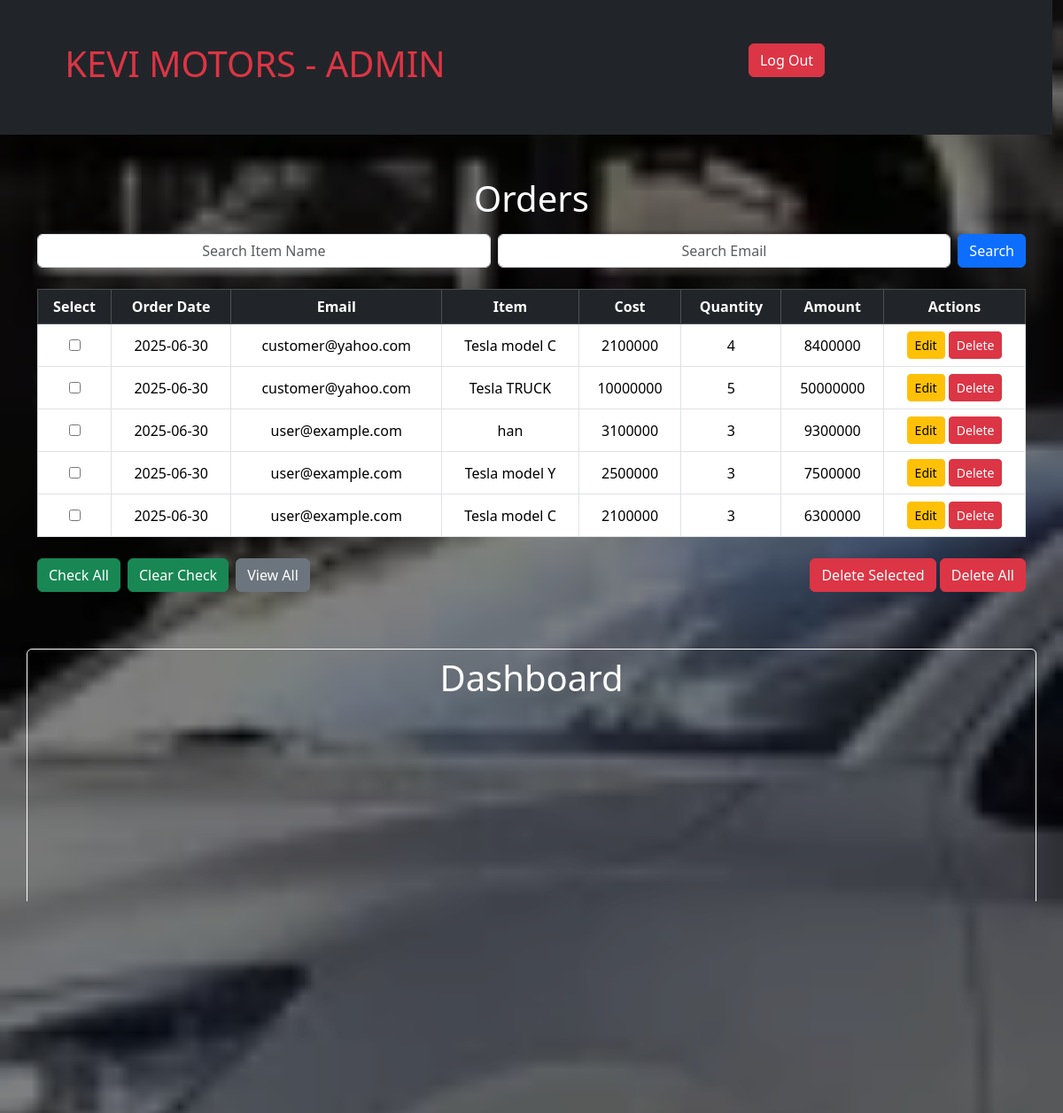
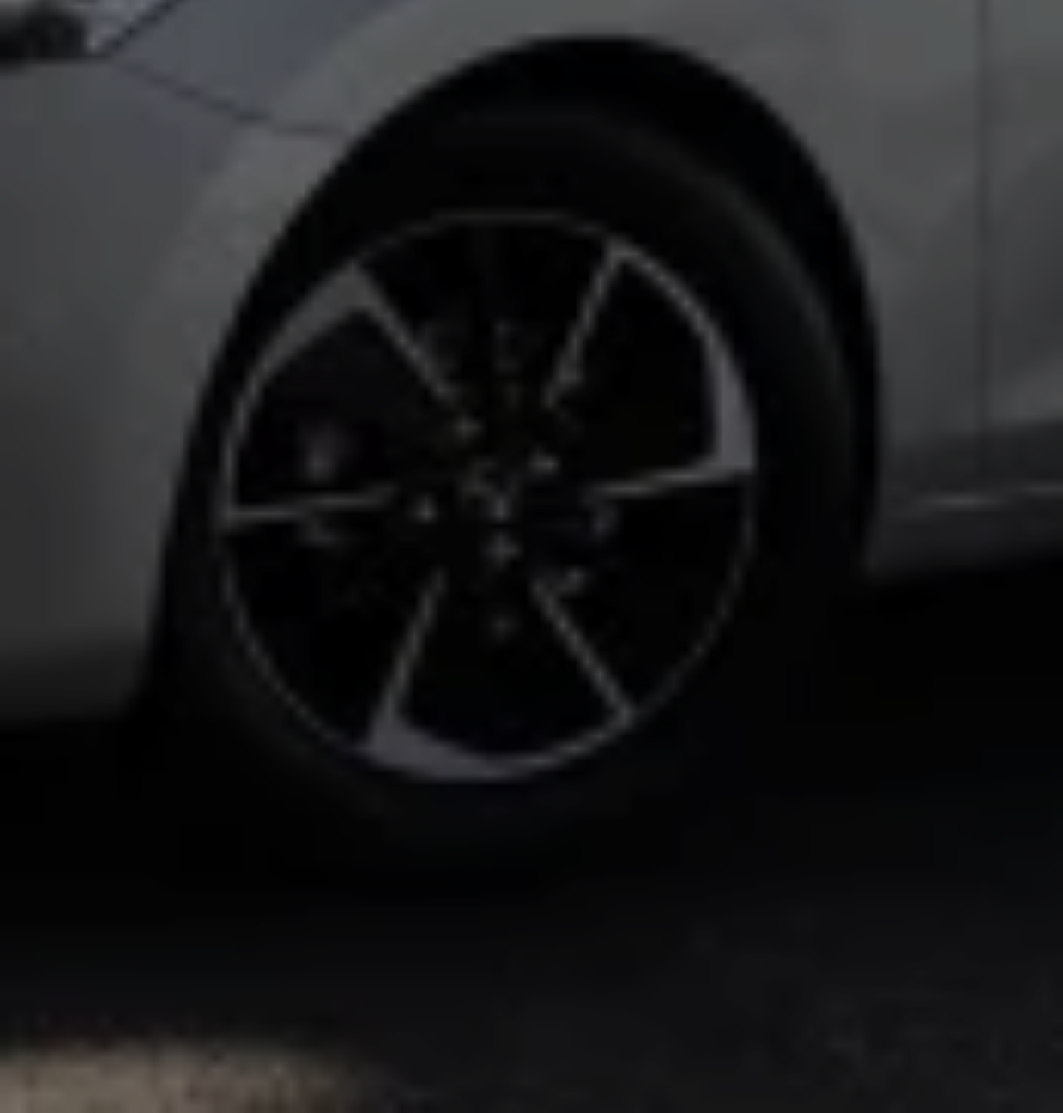
The page /admin.php (signed in) on the database its author committed (2 pictures, top to bottom).
### tables this page shows
CREATE TABLE `orders` (
  `orderID` int(11) NOT NULL,
  `order_date` date DEFAULT NULL,
  `email` varchar(50) DEFAULT NULL,
  `item` varchar(255) DEFAULT NULL,
  `cost` int(10) DEFAULT NULL,
  `quantity` int(5) DEFAULT NULL,
  `amount` int(20) DEFAULT NULL
);

### admin.php (the view, shortened to what this page needs)
<html lang="en">
<head>
    <link href="https://cdn.jsdelivr.net/npm/bootstrap@5.3.6/dist/css/bootstrap.min.css" rel="stylesheet"
>
    <link rel="stylesheet" href="animations.css">
</head>
<body>
    <div class="row w-100 py-5 bg-dark align-items-center">
        <div class="col">
            <h1 class="text-danger">KEVI MOTORS - ADMIN</h1>
        </div>
        <div class="col">
            <form action="user.php" method="post">
                <button class="btn btn-danger" type="submit" name="logout" value="logout">Log Out</button>
            </form>
        </div>
    </div>
    <div class="container-sm my-5">
        <div class="row">
            <div class="col">
                <h1 class="text-center mb-3 text-white">Orders</h1>
                <form method="post" class="mb-3 d-flex justify-content-center gap-2 flex-column">
                    <div class="col d-flex gap-2">
                        <input class="form-control" type="text" name="search" placeholder="Search Item Name">
                        <input class="form-control" type="text" name="search_email" placeholder="Search Email">
                        <button class="btn btn-primary" type="submit" name="submit">Search</button>
                    </div>
                    <div class="table-responsive mt-3">
                        <table class="table table-bordered table-hover text-center align-middle">
                            <thead class="table-dark">
                                <tr>
                                    <th>Select</th>
                                    <th>Order Date</th>
                                    <th>Email</th>
                                    <th>Item</th>
                                    <th>Cost</th>
                                    <th>Quantity</th>
                                    <th>Amount</th>
                                    <th>Actions</th>
                                </tr>
                            </thead>
                            <tbody>
                                <?php
                                include('connection.php');
                                if (!$connection) {
                                    print "<tr><td colspan='7'>Connection Failed</td></tr>";
                                } else {
                                    if (!empty($_POST['search'])) {
                                        $search = $_POST['search'];
                                        $query = mysqli_query($connection, "SELECT * FROM orders WHERE item LIKE '%$search%' ORDER BY order_date DESC");
                                    } else if (!empty($_POST['search_email'])) {
                                        $search_email = $_POST['search_email'];
                                        $query = mysqli_query($connection, "SELECT * FROM orders WHERE email LIKE '%$search_email%' ORDER BY order_date DESC");
                                    } else {
                                        $query = mysqli_query($connection, "SELECT * FROM orders ORDER BY order_date DESC");
                                    }
                                    if ($query && mysqli_num_rows($query) > 0) {
                                        while ($row = mysqli_fetch_assoc($query)) {
                                            print "<tr>";
                                            if (!empty($_GET['checked']) == 'yes') {
                                                print "<td><input type='checkbox' name='selected[]' value='{$row['orderID']}' checked></td>";
                                            } else {
                                                print "<td><input type='checkbox' name='selected[]' value='{$row['orderID']}'></td>";
                                            }
                                            print "<td>{$row['order_date']}</td>";
                                            print "<td>{$row['email']}</td>";
                                            print "<td>{$row['item']}</td>";
                                            print "<td>{$row['cost']}</td>";
                                            print "<td>{$row['quantity']}</td>";
                                            print "<td>{$row['amount']}</td>";
                                            print "
                                                <td>
                                                    <a href='edit.php?id={$row['orderID']}' class='btn btn-sm btn-warning'>Edit</a>
                                                    <a href='delete.php?id={$row['orderID']}' class='btn btn-sm btn-danger'>Delete</a>
                                                </td>";
                                            print "</tr>";
                                        }
                                    } else {
                                        print "<tr><td colspan='7'>No orders found.</td></tr>";
                                    }
                                }
                                ?>
                            </tbody>
                        </table>
                    </div>
                    <div class="col d-flex justify-content-between gap-2">
                        <div class="d-flex gap-2">
                            <a href="?checked=yes" class="btn btn-success">Check All</a>
                            <a href="admin.php" class="btn btn-success">Clear Check</a>
                            <button class="btn btn-secondary" type="submit" name="view_all">View All</button>
                        </div>
                        <div>
                            <button class="btn btn-danger" type="submit" name="delete_selected"
                                onclick="return confirm('Delete selected orders?');">Delete Selected</button>
                            <button class="btn btn-danger" type="submit" name="delete_all"
                                onclick="return confirm('Are you sure you want to delete all orders?');">Delete
                                All</button>
                        </div>
                    </div>
                </form>
            </div>
        </div>
    </div>
    <div class="container-sm border rounded border-white p-2 mb-5">
        <div class="row">
            <div class="col">
                <h1 class="text-center mb-3 text-white">Dashboard</h1>
            </div>
        </div>
        <div class="row">
            <div class="col">
                <div id="chartContainer1" style="height: 300px; width: 100%; margin-bottom: 30px;"></div>
                <div id="chartContainer2" style="height: 300px; width: 100%; margin-bottom: 30px;"></div>
                <div id="chartContainer3" style="height: 300px; width: 100%; margin-bottom: 30px;"></div>
                <div id="chartContainer4" style="height: 300px; width: 100%; margin-bottom: 30px;"></div>
                <div id="chartContainer5" style="height: 300px; width: 100%; margin-bottom: 30px;"></div>
            </div>
        </div>
    </div>
</body>
</html>

### admin.php (style rules this page uses)
body * { text-align: center; }

### rows shown on the page
orders: order_date "2025-06-30", email "customer@yahoo.com", item "Tesla model C", cost "2100000", quantity "4", amount "8400000"
orders: order_date "2025-06-30", email "customer@yahoo.com", item "Tesla TRUCK", cost "10000000", quantity "5", amount "50000000"
orders: order_date "2025-06-30", email "user@example.com", item "han", cost "3100000", quantity "3", amount "9300000"
orders: order_date "2025-06-30", email "user@example.com", item "Tesla model Y", cost "2500000", quantity "3", amount "7500000"
orders: order_date "2025-06-30", email "user@example.com", item "Tesla model C", cost "2100000", quantity "3", amount "6300000"
